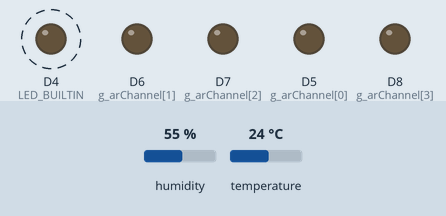
This program was run on a simulated ESP8266 (NodeMCU). Parts: output pins drawn as LEDs (lit = HIGH, except the on-board LED, lit = LOW). Dashed ring = blinking. The inputs (shaded band) are chosen by the test bench; at power-on: humidity 55 %, temperature 24 °C. WiFi joins after 1.5 s; servers stay silent unless stated; what the program prints to the serial monitor is not drawn.

Above: at 2.3 s.
Timing chart, 0 to 4.8 s (numbered marks = the images above):
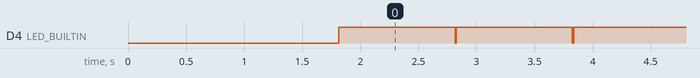

The program:

main.cpp
```cpp
#include <Arduino.h>
#include <DHTesp.h>
#define BLYNK_PRINT Serial
#include <BlynkSimpleEsp8266.h>

char auth[] = "tta2QKEl6B8w064iGIfgSUwHL2vLtwJS";
char ssid[] = "Steff-IoT";
char pass[] = "steffiot123";

/*
  #define D0 16
  #define D1 5 // I2C Bus SCL (clock)
  #define D2 4 // I2C Bus SDA (data)
  #define D3 0
  #define D4 2 // Same as "LED_BUILTIN", but inverted logic
  #define D5 14 // SPI Bus SCK (clock)
  #define D6 12 // SPI Bus MISO
  #define D7 13 // SPI Bus MOSI
  #define D8 15 // SPI Bus SS (CS)
  #define D9 3 // RX0 (Serial console)
  #define D10 1 // TX0 (Serial console)

  #define S3 10
  #define RX0 D9
  #define TX0 D10
*/
#define MAX_CHANNEL 4
#define PIN_DHT11 D3

const uint8 g_arChannel[MAX_CHANNEL] = {D5, D6, D7, D8};
DHTesp dht;
void OnReadSensor();

void setup() {
  // put your setup code here, to run once:
  pinMode(LED_BUILTIN, OUTPUT);
  for (byte i=0; i<4; i++)
  {
    pinMode(g_arChannel[i], OUTPUT);
    digitalWrite(g_arChannel[i], LOW);
  }
  Serial.begin(115200);
  while (!Serial)
  {
    delay(10);
    continue;
  }
  Serial.println("Booting...");
  dht.setup(PIN_DHT11, DHTesp::DHT22);
  Blynk.begin(auth, ssid, pass);
}

void loop() {
  // put your main code here, to run repeatedly:
  Blynk.run();
  OnReadSensor();
  delay(1000);
}

void OnReadSensor()
{
  digitalWrite(LED_BUILTIN, LOW);
   // float h= 50, t= 27;

   float h = dht.getHumidity();
   float t = dht.getTemperature();
   if (dht.getStatus() == DHTesp::ERROR_NONE)
   {
      Serial.printf("Temp: %.2f, Humidity: %.2f\n", t, h);
      Blynk.virtualWrite(V0, h);
      Blynk.virtualWrite(V1, t);
   }
  digitalWrite(LED_BUILTIN, HIGH);
}
```

Measured:
- by itself, D4 (LED_BUILTIN): alternates HIGH for 1.0 s and LOW for 0.01 s
